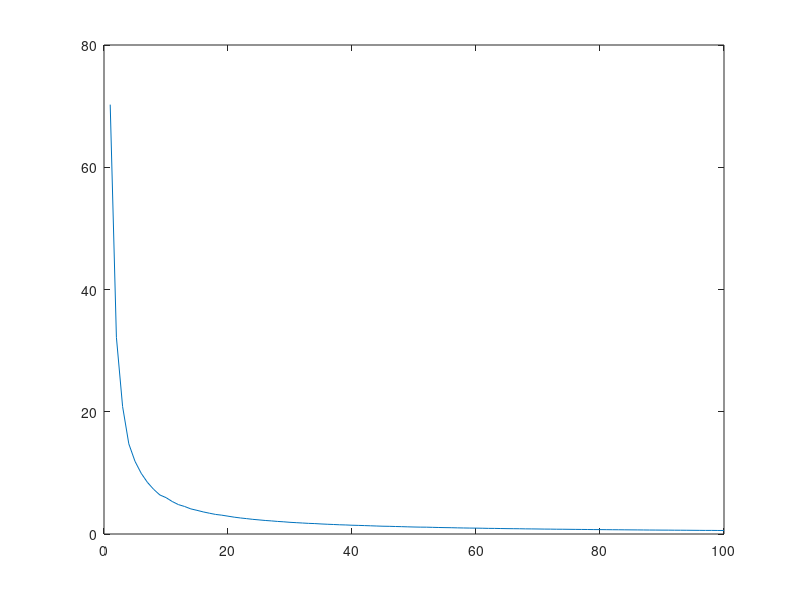

Reproduce this figure in MATLAB.
clc;
clear;
i=1;
n=100
while i<=n
k=1;
while k<=50

sigma=1/i

v=6+1*randn(1,i)
global L;
L=500;
global lamda;
lamda=0.1;
global tao;
tao=2;
A(k,i)=sum(2/3*sigma.^2*L./v./(1-sigma*lamda*tao));
k=k+1
end
i=i+1
end
B=mean(A)
x=1:1:n

plot(x,B);
%需求的TTO与人数的关系






